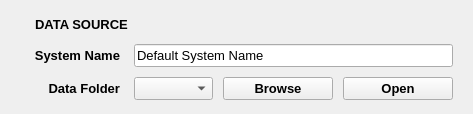
     <widget class="QFrame" name="frame_source_load">
      <property name="sizePolicy">
       <sizepolicy hsizetype="Expanding" vsizetype="Maximum">
        <horstretch>0</horstretch>
        <verstretch>0</verstretch>
       </sizepolicy>
      </property>
      <property name="maximumSize">
       <size>
        <width>16777215</width>
        <height>180</height>
       </size>
      </property>
      <property name="frameShape">
       <enum>QFrame::NoFrame</enum>
      </property>
      <property name="frameShadow">
       <enum>QFrame::Raised</enum>
      </property>
      <property name="cardType" stdset="0">
       <string>card</string>
      </property>
      <layout class="QVBoxLayout" name="verticalLayout_source_load">
       <property name="spacing">
        <number>10</number>
       </property>
       <property name="leftMargin">
        <number>20</number>
       </property>
       <property name="topMargin">
        <number>14</number>
       </property>
       <property name="rightMargin">
        <number>20</number>
       </property>
       <property name="bottomMargin">
        <number>14</number>
       </property>
       <item>
        <layout class="QHBoxLayout" name="horizontalLayout_source_title_load">
         <property name="spacing">
          <number>8</number>
         </property>
         <item>
          <widget class="QLabel" name="label_source_icon_load">
           <property name="maximumSize">
            <size>
             <width>22</width>
             <height>22</height>
            </size>
           </property>
           <property name="text">
            <string/>
           </property>
           <property name="pixmap">
            <pixmap resource="../../../resources.qrc">:/icon/images/icons/dataset_FILL0_wght200_GRAD0_opsz48.png</pixmap>
           </property>
           <property name="scaledContents">
            <bool>true</bool>
           </property>
          </widget>
         </item>
         <item>
          <widget class="QLabel" name="label_source_title_load">
           <property name="font">
            <font>
             <family>Segoe UI</family>
             <pointsize>10</pointsize>
             <weight>75</weight>
             <bold>true</bold>
            </font>
           </property>
           <property name="text">
            <string>DATA SOURCE</string>
           </property>
           <property name="textRole" stdset="0">
            <string>section</string>
           </property>
          </widget>
         </item>
         <item>
          <spacer name="horizontalSpacer_source_title_load">
           <property name="orientation">
            <enum>Qt::Horizontal</enum>
           </property>
           <property name="sizeType">
            <enum>QSizePolicy::Expanding</enum>
           </property>
           <property name="sizeHint" stdset="0">
            <size>
             <width>40</width>
             <height>20</height>
            </size>
           </property>
          </spacer>
         </item>
        </layout>
       </item>
       <item>
        <layout class="QGridLayout" name="gridLayout_source_load">
         <property name="horizontalSpacing">
          <number>14</number>
         </property>
         <property name="verticalSpacing">
          <number>10</number>
         </property>
         <item row="0" column="0">
          <widget class="QLabel" name="label_system_name_load">
           <property name="minimumSize">
            <size>
             <width>100</width>
             <height>0</height>
            </size>
           </property>
           <property name="font">
            <font>
             <family>Segoe UI</family>
             <pointsize>10</pointsize>
             <weight>75</weight>
             <bold>true</bold>
            </font>
           </property>
           <property name="text">
            <string>System Name</string>
           </property>
           <property name="alignment">
            <set>Qt::AlignRight|Qt::AlignTrailing|Qt::AlignVCenter</set>
           </property>
          </widget>
         </item>
         <item row="0" column="1">
          <widget class="QLineEdit" name="load_system_name_input">
           <property name="sizePolicy">
            <sizepolicy hsizetype="Expanding" vsizetype="Fixed">
             <horstretch>0</horstretch>
             <verstretch>0</verstretch>
            </sizepolicy>
           </property>
           <property name="maximumSize">
            <size>
             <width>500</width>
             <height>16777215</height>
            </size>
           </property>
           <property name="font">
            <font>
             <family>Segoe UI</family>
             <pointsize>10</pointsize>
            </font>
           </property>
           <property name="text">
            <string>Default System Name</string>
           </property>
          </widget>
         </item>
         <item row="1" column="0">
          <widget class="QLabel" name="label_data_folder_load">
           <property name="font">
            <font>
             <family>Segoe UI</family>
             <pointsize>10</pointsize>
             <weight>75</weight>
             <bold>true</bold>
            </font>
           </property>
           <property name="text">
            <string>Data Folder</string>
           </property>
           <property name="alignment">
            <set>Qt::AlignRight|Qt::AlignTrailing|Qt::AlignVCenter</set>
           </property>
          </widget>
         </item>
         <item row="1" column="1">
          <layout class="QHBoxLayout" name="horizontalLayout_folder_load" stretch="1,0,0">
           <property name="spacing">
            <number>10</number>
           </property>
           <item>
            <widget class="QComboBox" name="load_file_combo_box">
             <property name="sizePolicy">
              <sizepolicy hsizetype="Expanding" vsizetype="Fixed">
               <horstretch>0</horstretch>
               <verstretch>0</verstretch>
              </sizepolicy>
             </property>
             <property name="font">
              <font>
               <family>Segoe UI</family>
               <pointsize>10</pointsize>
              </font>
             </property>
            </widget>
           </item>
           <item>
            <widget class="QPushButton" name="load_file_button">
             <property name="sizePolicy">
              <sizepolicy hsizetype="Fixed" vsizetype="Fixed">
               <horstretch>0</horstretch>
               <verstretch>0</verstretch>
              </sizepolicy>
             </property>
             <property name="minimumSize">
              <size>
               <width>110</width>
               <height>0</height>
              </size>
             </property>
             <property name="font">
              <font>
               <family>Segoe UI</family>
               <pointsize>10</pointsize>
               <weight>75</weight>
               <bold>true</bold>
              </font>
             </property>
             <property name="text">
              <string>Browse</string>
             </property>
            </widget>
           </item>
           <item>
            <widget class="QPushButton" name="load_open_file_button">
             <property name="sizePolicy">
              <sizepolicy hsizetype="Fixed" vsizetype="Fixed">
               <horstretch>0</horstretch>
               <verstretch>0</verstretch>
              </sizepolicy>
             </property>
             <property name="minimumSize">
              <size>
               <width>110</width>
               <height>0</height>
              </size>
             </property>
             <property name="font">
              <font>
               <family>Segoe UI</family>
               <pointsize>10</pointsize>
               <weight>75</weight>
               <bold>true</bold>
              </font>
             </property>
             <property name="text">
              <string>Open</string>
             </property>
             <property name="btnRole" stdset="0">
              <string>primary</string>
             </property>
            </widget>
           </item>
          </layout>
         </item>
        </layout>
       </item>
      </layout>
     </widget>
